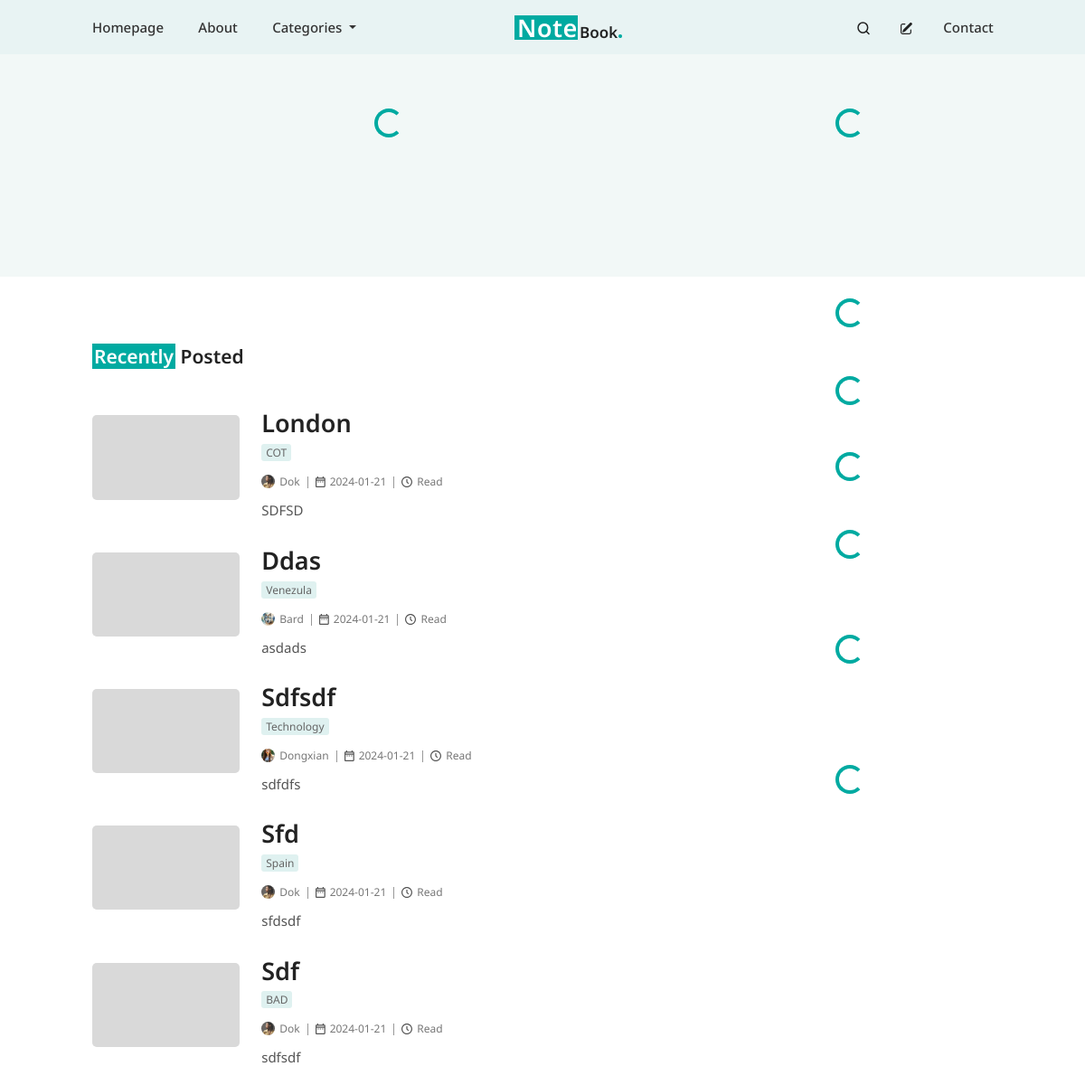
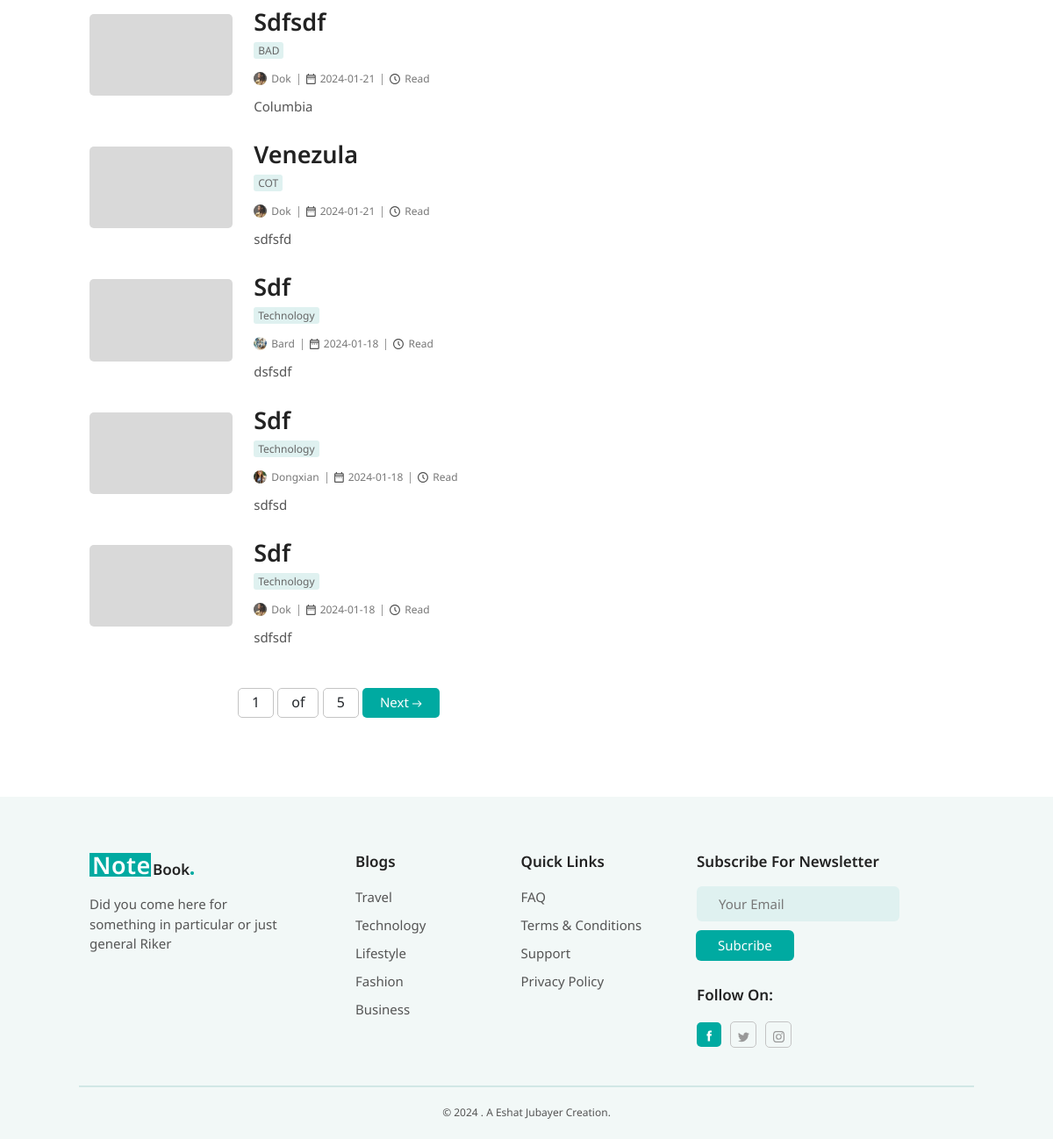
The page / on the database its author committed (2 pictures, top to bottom).
### post/models.py (models this page shows, shortened)
class BlogPost(models.Model):
    author = models.ForeignKey(User, on_delete=models.CASCADE)
    title = models.CharField(max_length=200)
    content = models.TextField()
    category = models.ForeignKey(Category, on_delete=models.CASCADE,null=True)
    tags = models.ManyToManyField(Tag, blank=True, null=True)
    featured_image = models.ImageField(upload_to='featured_images/', default='featured_images/default_image.png', validators=[
                              FileExtensionValidator(['png', 'jpg', 'jpeg', 'gif'])], blank=True, null=True)
    created_at = models.DateTimeField(auto_now_add=True)
    updated_at = models.DateTimeField(auto_now=True)
    is_featured= models.BooleanField(default=False)
    views = models.PositiveIntegerField(default=0)
    banner_after_me=models.BooleanField(default=False)
    class Meta:
        ordering = ['-id']
    @property
    def readtime(self):
        result = of_html(self.content)
        return result.text

class Category(models.Model):
    name = models.CharField(max_length=100, unique=True)
    def __str__(self):
        return self.name
    class Meta:
        ordering = ['-id']

### profiles/models.py (models this page shows, shortened)
class Profile(models.Model):
    user = models.OneToOneField(User, on_delete=models.CASCADE)
    avatar = models.ImageField(default='avatars/avatar.png', upload_to='avatars',validators=[
                              FileExtensionValidator(['png', 'jpg', 'jpeg', 'gif'])])
    profession = models.CharField(max_length=50, null=True, blank=True)
    about_me = models.CharField(max_length=300, null=True, blank=True)
    facebook_url = models.URLField(validators=[URLValidator()], blank=True, null=True)
    twitter_url = models.URLField(validators=[URLValidator()], blank=True, null=True)
    instagram_url = models.URLField(validators=[URLValidator()], blank=True, null=True)

### post/views.py (the view)
# urls.py: path('', include('post.urls')),
def post(request):
    queryset = BlogPost.objects.all()
    items_per_page = 10
    paginator = Paginator(queryset, items_per_page)
    page = request.GET.get('page')
    try:
        objects = paginator.page(page)
    except PageNotAnInteger:
        objects = paginator.page(1)
    except EmptyPage:
        objects = paginator.page(paginator.num_pages)
    return render (request, 'post.html', {'objects':  objects,} )

### post/templates/post.html (shortened to what this page needs)
{% extends 'base.html' %}
{% load static %}
{% block style %}
<link rel="stylesheet" type='text/css' href={% static 'post.css' %}>
{% endblock style %}
{% block content %}
<div id="first-section">
    <div class="container-fluid">
        <div class="row">
            <div class="col-lg-8">
                <div class="spinner-container text-center">
                    <div id="spinner-for-featured" style="color:#00AAA1" class="spinner-border" role="status">
                    </div>
                </div>
            </div>
            <div class="col-lg-4">
                <div class="spinner-container text-center">
                    <div id="spinner-for-most-popular" style="color:#00AAA1" class="spinner-border" role="status">
                    </div>
                </div>
                <div id="slide-container-popular">
                    <div class="swiper">
                    </div>
                </div>
            </div>
        </div>
    </div>
</div>
<div class="sec-section mt-4">
    <div class="container-fluid">
        <div class="row">
            <div style="padding-right:100px" class="col-lg-8 recent-post-first-col">
                <h2 class="recent-post-headline">
                    {% if objects %}
                    <h2 class="recent-post-headline">
                        <span class="recent-post-span">Recently</span> Posted
                    </h2>
                    {% endif %}
                </h2>
                <div class="recent-post-container">
                    {% for obj in objects %}
                    <div style="margin-bottom:35px" class="d-flex recent-post-row">
                        <div style="width:30%" class="me-4">
                            <img style="width: 100%; border-radius: 5px; object-fit: cover;"
                                src="{{obj.featured_image.url}}" alt="image">
                        </div>
                        <div style="width:70%" class="">
                            <h2 class="recent-post-title">{{ obj.title|truncatechars:40 | safe }}</h2>
                            <p style="margin-top:-17px; margin-bottom:20px" class="recent-post-category post-category">
                                <span class="post-category-span">{{obj.category}}</span>
                            </p>
                            <div class='recent-post-details d-flex'>
                                <div class='d-flex pe-2'>
                                    <img class='recent-post-author-image' alt="author-image"
                                        src="{{obj.author.profile.avatar.url}}" />
                                    <span class="post-details-text">
                                        {{ obj.author.username}}
                                </div>
                                <div class='recent-post-date-container d-flex px-2'>
                                    <span class="post-details-text">
                                        {{obj.created_at |date:"Y-m-d"}}
                                    </span>
                                </div>
                                <div class="d-flex px-2 recent-post-time-container">
                                    <span class="post-details-text"> {{obj.readtime}} Read </span>
                                </div>
                            </div>
                            <div class="recent-post-content">
                                {{ obj.content|truncatechars_html:90 | safe }}
                            </div>
                        </div>
                    </div>
                    {% endfor %}
                </div>
                <div class="pagination mb-5 mt-3 d-flex justify-content-center">
                    <span class="step-links">
                        <span class="current">
                            <span class="recent-middle-num">{{ objects.number }}</span>
                            <span class="recent-middle-num"> of</span>
                            <span class="recent-middle-num">{{ objects.paginator.num_pages }}</span>
                        </span>
                        {% if objects.has_next %}
                        <a class="recent-post-next-btn" href="?page={{ objects.next_page_number }}">
                            <span class="next-span">Next</span>
                        </a>
                        {% endif %}
                    </span>
                </div>
            </div>
            <div class="col-lg-4 recent-post-sec-col">
                {% include 'sidebar.html' %}
            </div>
        </div>
    </div>
</div>
{% endblock content %}

### static/base.css (style rules this page uses)
body { font-family: 'Noto Sans', sans-serif; margin: 0; padding: 0; box-sizing: border-box; }

### post/static/post.css (style rules this page uses)
#first-section { background: #F2F8F7; padding-top: 60px; padding-bottom: 80px }
#first-section .container-fluid { width: 85% !important; }
.post-category { color: #666; font-family: "Noto Sans"; font-size: 12px; font-style: normal; font-weight: 400; line-height: 100%; text-transform: capitalize; border-radius: 3px; margin-bottom: 7px; padding-top: 10px }
.post-category-span { background: #DFF1F0; border-radius: 3px; padding: 1px 5px }
.swiper { margin-top: 40px }
#slide-container-popular { padding-left: 10px }
.sec-section .container-fluid { width: 85% !important; }
.recent-post-container { display: flex; flex-direction: column; }
.recent-post-title { color: #222; font-family: "Noto Sans"; font-size: 27px; font-style: normal; font-weight: 600; line-height: 140%; text-transform: capitalize; margin-bottom: 15px; margin-top: -10px }
.recent-post-author-image { width: 15px; height: 15px; border-radius: 50%; object-fit: cover; margin-top: -2px; }
.recent-post-details .post-details-text { color: #777; font-family: "Noto Sans"; font-size: 12px; font-style: normal; font-weight: 400; line-height: 100%; text-transform: capitalize; margin-left: 5px; }
.recent-post-date-container { border-left: 1px solid #999; }
.recent-post-time-container { border-left: 1px solid #999; }
.recent-post-content { color: #555; font-family: "Noto Sans"; font-size: 15px; font-style: normal; font-weight: 400; line-height: 150%; margin-top: 13px }
.recent-post-next-btn { border-radius: 5px; padding: 5px 20px 7px 20px; background: #00AAA1; text-decoration: none; }
.recent-post-next-btn .next-span { color: #fff; font-family: "Noto Sans"; font-size: 15px; font-style: normal; font-weight: 400; line-height: 100%; }
.recent-middle-num { padding: 4px 15px 6px 15px; border: 1px solid #C4C4C4; border-radius: 5px; }
.recent-post-headline { color: #222; font-family: "Noto Sans"; font-size: 21px; font-style: normal; font-weight: 600; line-height: 140%; text-transform: capitalize; margin: 50px 0px }
.recent-post-span { color: #FFF; background-color: #00AAA1; padding: 0px 2px; }

### rows shown on the page
BlogPost: featured_image (placeholder picture), title "London", category "COT", author.profile.avatar (picture), author.username "Dok", created_at "2024-01-21", content "SDFSD"
BlogPost: featured_image (placeholder picture), title "Ddas", category "Venezula", author.profile.avatar (picture), author.username "Bard", created_at "2024-01-21", content "asdads"
BlogPost: featured_image (placeholder picture), title "Sdfsdf", category "Technology", author.profile.avatar (picture), author.username "Dongxian", created_at "2024-01-21", content "sdfdfs"
BlogPost: featured_image (placeholder picture), title "Sfd", category "Spain", author.profile.avatar (picture), author.username "Dok", created_at "2024-01-21", content "sfdsdf"
BlogPost: featured_image (placeholder picture), title "Sdf", category "BAD", author.profile.avatar (picture), author.username "Dok", created_at "2024-01-21", content "sdfsdf"
BlogPost: featured_image (placeholder picture), title "Sdfsdf", category "BAD", author.profile.avatar (picture), author.username "Dok", created_at "2024-01-21", content "Columbia"
BlogPost: featured_image (placeholder picture), title "Venezula", category "COT", author.profile.avatar (picture), author.username "Dok", created_at "2024-01-21", content "sdfsfd"
BlogPost: featured_image (placeholder picture), title "Sdf", category "Technology", author.profile.avatar (picture), author.username "Bard", created_at "2024-01-18", content "dsfsdf"
BlogPost: featured_image (placeholder picture), title "Sdf", category "Technology", author.profile.avatar (picture), author.username "Dongxian", created_at "2024-01-18", content "sdfsd"
BlogPost: featured_image (placeholder picture), title "Sdf", category "Technology", author.profile.avatar (picture), author.username "Dok", created_at "2024-01-18", content "sdfsdf"

### other values the page prints
{{ objects.number }} "1"
{{ objects.paginator.num_pages }} "5"
